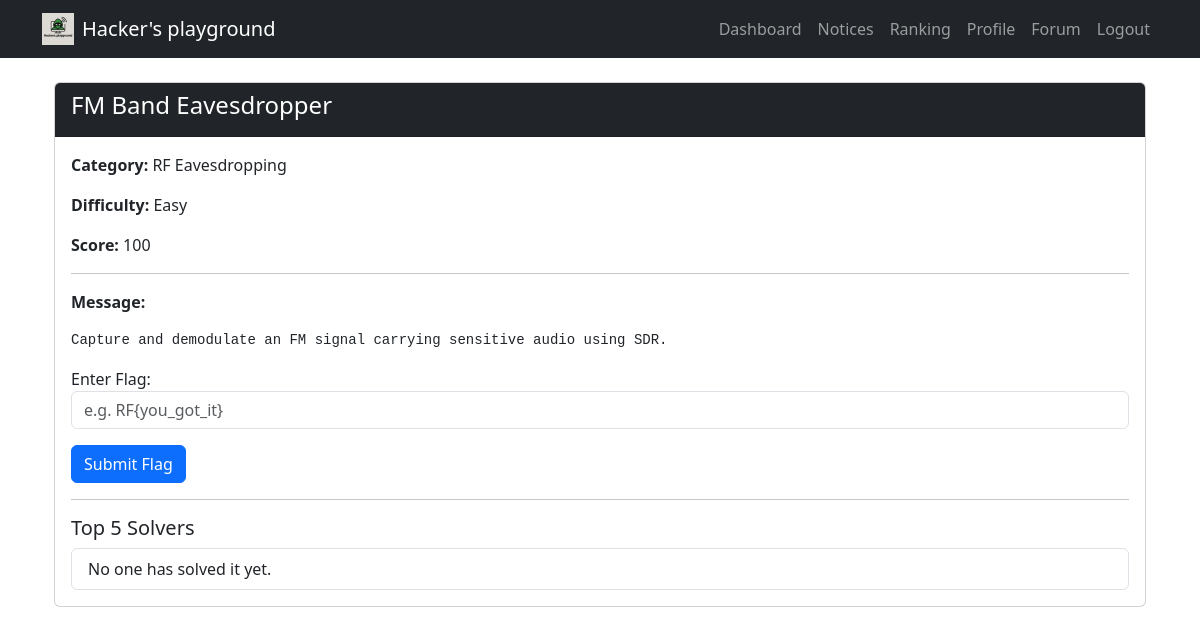
The page /challenge/1 (signed in) on the database as committed earlier.
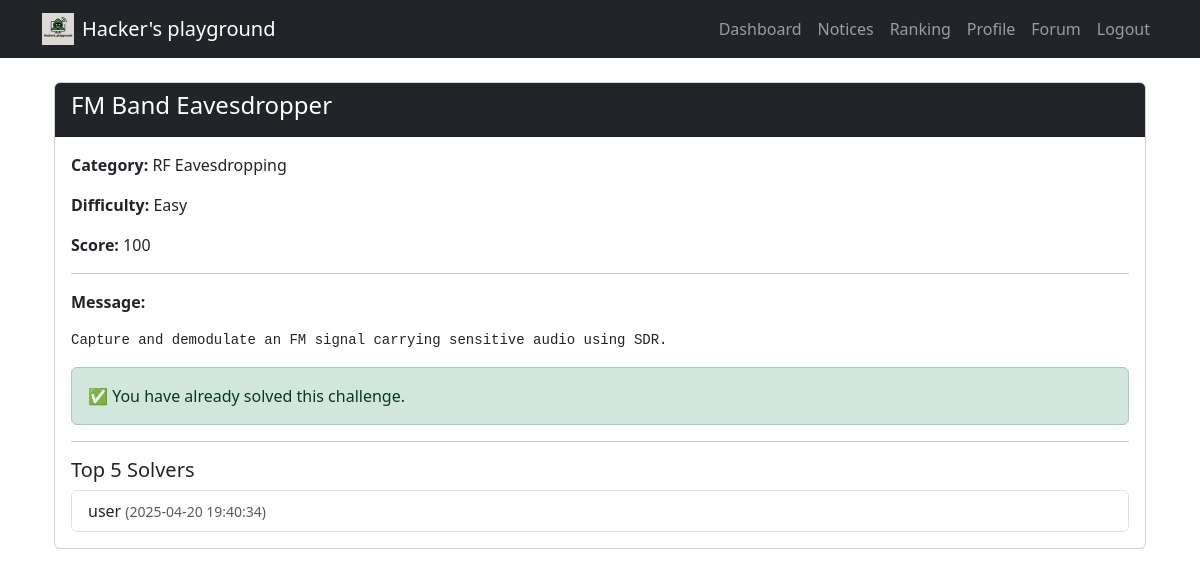
The same page on the database as committed later.
### tables this page shows
CREATE TABLE solves (
  id INTEGER PRIMARY KEY AUTOINCREMENT,
  user_id INTEGER,
  challenge_id INTEGER,
  solved_at TEXT DEFAULT CURRENT_TIMESTAMP,
  FOREIGN KEY(user_id) REFERENCES users(id),
  FOREIGN KEY(challenge_id) REFERENCES challenges(id)
);

CREATE TABLE users (
  id INTEGER PRIMARY KEY AUTOINCREMENT,
  username TEXT NOT NULL UNIQUE,
  password TEXT NOT NULL,
  email TEXT,
  comment TEXT,
  nationality TEXT,
  score INTEGER DEFAULT 0,
  ranking INTEGER DEFAULT 0
);

### routes/challenge.py (the view, shortened to what this page needs)
@challenge_routes.route('/challenge/<int:challenge_id>', methods=['GET', 'POST'])
def challenge(challenge_id):
    if 'user_id' not in session:
        return redirect('/login')
    conn = get_db()
    cur = conn.cursor()
    cur.execute("SELECT * FROM challenges WHERE id=?", (challenge_id,))
    challenge = cur.fetchone()
    if not challenge:
        flash("Challenge not found.")
        return redirect('/dashboard')
    cur.execute("SELECT 1 FROM solves WHERE user_id=? AND challenge_id=?", (session['user_id'], challenge_id))
    already_solved = cur.fetchone()
    cur.execute("""
        SELECT u.username, s.solved_at
        FROM solves s JOIN users u ON s.user_id = u.id
        WHERE s.challenge_id = ?
        ORDER BY s.solved_at ASC
        LIMIT 5
    """, (challenge_id,))
    solvers = cur.fetchall()
    return render_template('challenge.html', challenge=challenge, already_solved=bool(already_solved), solvers=solvers)

### routes/challenge.py (called while the page is built)
def get_db():
    conn = sqlite3.connect('database.db')
    conn.row_factory = sqlite3.Row
    return conn

### templates/challenge.html
{% extends "base.html" %}
{% block content %}
<div class="container">
  <div class="card">
    <div class="card-header bg-dark text-white">
      <h4>{{ challenge.title }}</h4>
    </div>
    <div class="card-body">
      <p><strong>Category:</strong> {{ challenge.category }}</p>
      <p><strong>Difficulty:</strong> {{ challenge.difficulty }}</p>
      <p><strong>Score:</strong> {{ challenge.score }}</p>
      <hr>
      <p><strong>Message:</strong></p>
      <pre>{{ challenge.message }}</pre>
      {% if already_solved %}
        <div class="alert alert-success">✅ You have already solved this challenge.</div>
      {% else %}
        <form method="POST">
          <div class="mb-3">
            <label for="flag">Enter Flag:</label>
            <input type="text" class="form-control" name="flag" placeholder="e.g. RF{you_got_it}" required>
          </div>
          <button class="btn btn-primary">Submit Flag</button>
        </form>
      {% endif %}
      <hr>
      <h5>Top 5 Solvers</h5>
      <ul class="list-group">
        {% for solver in solvers %}
          <li class="list-group-item">{{ solver.username }} <small class="text-muted">({{ solver.solved_at }})</small></li>
        {% else %}
          <li class="list-group-item">No one has solved it yet.</li>
        {% endfor %}
      </ul>
    </div>
  </div>
</div>
{% endblock %}

Rows that differ between the two databases and show on the page:
added solves: username "user", solved_at "2025-04-20 19:40:34"
Other text that changed with them:
text no longer shown: "Enter Flag: Submit Flag No one has solved it yet."
text now shown: "✅ You have already solved this challenge."
